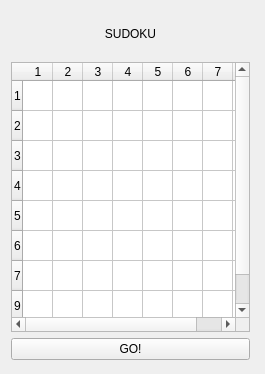
<?xml version="1.0" encoding="UTF-8"?>
<ui version="4.0">
 <class>Widget</class>
 <widget class="QWidget" name="Widget">
  <property name="geometry">
   <rect>
    <x>0</x>
    <y>0</y>
    <width>265</width>
    <height>374</height>
   </rect>
  </property>
  <property name="minimumSize">
   <size>
    <width>265</width>
    <height>374</height>
   </size>
  </property>
  <property name="maximumSize">
   <size>
    <width>265</width>
    <height>374</height>
   </size>
  </property>
  <property name="windowTitle">
   <string>Widget</string>
  </property>
  <widget class="QWidget" name="verticalLayoutWidget">
   <property name="geometry">
    <rect>
     <x>0</x>
     <y>0</y>
     <width>261</width>
     <height>371</height>
    </rect>
   </property>
   <layout class="QVBoxLayout" name="verticalLayout">
    <item>
     <layout class="QHBoxLayout" name="horizontalLayout">
      <item>
       <widget class="QLabel" name="title">
        <property name="text">
         <string>SUDOKU</string>
        </property>
        <property name="alignment">
         <set>Qt::AlignCenter</set>
        </property>
       </widget>
      </item>
     </layout>
    </item>
    <item>
     <widget class="QTableWidget" name="tableWidget">
      <property name="sizePolicy">
       <sizepolicy hsizetype="Expanding" vsizetype="Expanding">
        <horstretch>0</horstretch>
        <verstretch>0</verstretch>
       </sizepolicy>
      </property>
      <property name="maximumSize">
       <size>
        <width>270</width>
        <height>270</height>
       </size>
      </property>
      <attribute name="horizontalHeaderDefaultSectionSize">
       <number>30</number>
      </attribute>
      <attribute name="horizontalHeaderMinimumSectionSize">
       <number>30</number>
      </attribute>
      <row>
       <property name="text">
        <string>1</string>
       </property>
      </row>
      <row>
       <property name="text">
        <string>2</string>
       </property>
      </row>
      <row>
       <property name="text">
        <string>3</string>
       </property>
      </row>
      <row>
       <property name="text">
        <string>4</string>
       </property>
      </row>
      <row>
       <property name="text">
        <string>5</string>
       </property>
      </row>
      <row>
       <property name="text">
        <string>6</string>
       </property>
      </row>
      <row>
       <property name="text">
        <string>7</string>
       </property>
      </row>
      <row>
       <property name="text">
        <string>9</string>
       </property>
      </row>
      <column>
       <property name="text">
        <string>1</string>
       </property>
      </column>
      <column>
       <property name="text">
        <string>2</string>
       </property>
      </column>
      <column>
       <property name="text">
        <string>3</string>
       </property>
      </column>
      <column>
       <property name="text">
        <string>4</string>
       </property>
      </column>
      <column>
       <property name="text">
        <string>5</string>
       </property>
      </column>
      <column>
       <property name="text">
        <string>6</string>
       </property>
      </column>
      <column>
       <property name="text">
        <string>7</string>
       </property>
      </column>
      <column>
       <property name="text">
        <string>9</string>
       </property>
      </column>
     </widget>
    </item>
    <item>
     <widget class="QPushButton" name="pushButton">
      <property name="text">
       <string>GO!</string>
      </property>
     </widget>
    </item>
   </layout>
  </widget>
 </widget>
 <layoutdefault spacing="6" margin="11"/>
 <resources/>
 <connections/>
</ui>
